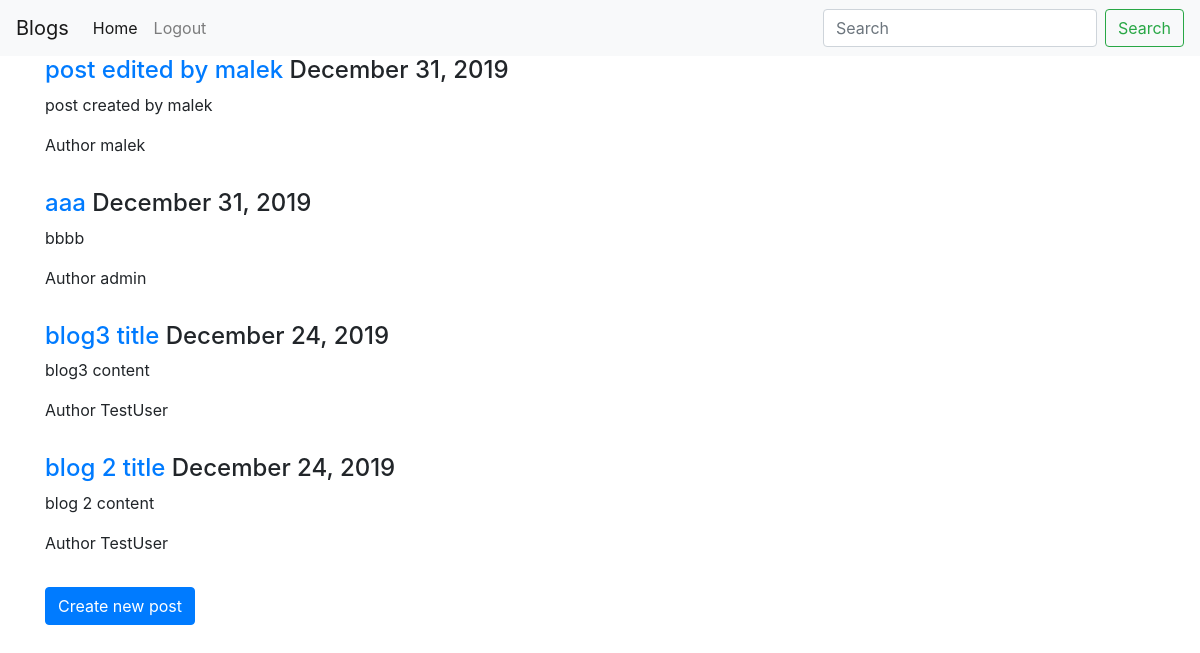
Screenshot of / (signed in) with the database file from the repository.
### blog/models.py (models this page shows, shortened)
class Post(models.Model):
    title = models.CharField(max_length=100)
    content = models.TextField()
    date_posted = models.DateTimeField(default=timezone.now)
    author = models.ForeignKey(User, on_delete=models.CASCADE)

### blog/views.py (the view)
# urls.py: path('', PostsListView.as_view(), name='blog-home'),
class PostsListView(ListView):
    model = Post
    context_object_name = 'posts'
    template_name = 'index.html'
    ordering = ("-date_posted")

### blog/templates/index.html
{% extends "layout.html" %}
{% block content %}
    {% for post in posts %}
        <h4><a href="{% url 'post-detail' post.id %}">{{post.title}}</a> <span>{{post.date_posted|date:"F d, Y"}}</span></h4>
        <p>{{ post.content }}</p>
        <label>Author</label>  {{post.author.username}}
        <br /><br />
    {% endfor %}
    {% if user.is_authenticated %}
            <div>
                <a class="btn btn-primary" href="{% url 'post-create' %}">Create new post</a>
            </div>
    {% endif %}
{% endblock %}

### rows the page displays
Post: title "post edited by malek", date_posted "December 31, 2019", content "post created by malek", author.username "malek"
Post: title "aaa", date_posted "December 31, 2019", content "bbbb", author.username "admin"
Post: title "blog3 title", date_posted "December 24, 2019", content "blog3 content", author.username "TestUser"
Post: title "blog 2 title", date_posted "December 24, 2019", content "blog 2 content", author.username "TestUser"
